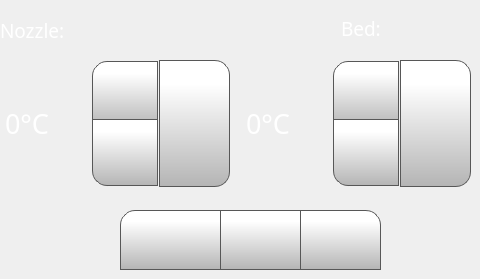
      <widget class="QWidget" name="temperatureTab">
       <attribute name="icon">
        <iconset>
         <normaloff>templates/img/thermometer.png</normaloff>
         <normalon>templates/img/thermometer_Selected.png</normalon>templates/img/thermometer.png</iconset>
       </attribute>
       <attribute name="title">
        <string/>
       </attribute>
       <widget class="QLabel" name="toolLabel">
        <property name="geometry">
         <rect>
          <x>0</x>
          <y>20</y>
          <width>70</width>
          <height>21</height>
         </rect>
        </property>
        <property name="font">
         <font>
          <family>Gotham Light</family>
          <pointsize>14</pointsize>
          <weight>50</weight>
          <bold>false</bold>
         </font>
        </property>
        <property name="styleSheet">
         <string notr="true">color: rgb(255, 255, 255);</string>
        </property>
        <property name="text">
         <string>Nozzle:</string>
        </property>
       </widget>
       <widget class="QPushButton" name="cooldownButton">
        <property name="geometry">
         <rect>
          <x>120</x>
          <y>210</y>
          <width>101</width>
          <height>60</height>
         </rect>
        </property>
        <property name="minimumSize">
         <size>
          <width>0</width>
          <height>0</height>
         </size>
        </property>
        <property name="font">
         <font>
          <family>Gotham</family>
          <pointsize>15</pointsize>
         </font>
        </property>
        <property name="styleSheet">
         <string notr="true">QPushButton {
    border: 1px solid rgb(87, 87, 87);
	background-color: qlineargradient(spread:pad, x1:0, y1:1, x2:0, y2:0.188, stop:0 rgba(180, 180, 180, 255), stop:1 rgba(255, 255, 255, 255));
border-top-left-radius: 15px;
}

QPushButton:pressed {
    background-color: qlineargradient(x1: 0, y1: 0, x2: 0, y2: 1,
                                      stop: 0 #dadbde, stop: 1 #f6f7fa);
}

QPushButton:flat {
    border: none; /* no border for a flat push button */
}

QPushButton:default {
    border-color: navy; /* make the default button prominent */
}

QPushButton:focus {
	outline: none;
}</string>
        </property>
        <property name="text">
         <string/>
        </property>
        <property name="icon">
         <iconset>
          <normaloff>templates/img/snowflake.png</normaloff>templates/img/snowflake.png</iconset>
        </property>
        <property name="iconSize">
         <size>
          <width>40</width>
          <height>40</height>
         </size>
        </property>
       </widget>
       <widget class="QPushButton" name="fanOffButton">
        <property name="geometry">
         <rect>
          <x>300</x>
          <y>210</y>
          <width>81</width>
          <height>60</height>
         </rect>
        </property>
        <property name="minimumSize">
         <size>
          <width>0</width>
          <height>0</height>
         </size>
        </property>
        <property name="font">
         <font>
          <family>Gotham</family>
          <pointsize>15</pointsize>
         </font>
        </property>
        <property name="styleSheet">
         <string notr="true">QPushButton {
     border: 1px solid rgb(87, 87, 87);

	background-color: qlineargradient(spread:pad, x1:0, y1:1, x2:0, y2:0.188, stop:0 rgba(180, 180, 180, 255), stop:1 rgba(255, 255, 255, 255));
border-top-right-radius: 15px;
}

QPushButton:pressed {
    background-color: qlineargradient(x1: 0, y1: 0, x2: 0, y2: 1,
                                      stop: 0 #dadbde, stop: 1 #f6f7fa);
}

QPushButton:flat {
    border: none; /* no border for a flat push button */
}

QPushButton:default {
    border-color: navy; /* make the default button prominent */
}

QPushButton:focus {
	outline: none;
}</string>
        </property>
        <property name="text">
         <string/>
        </property>
        <property name="icon">
         <iconset>
          <normaloff>templates/img/fan-black-silhouette-off.png</normaloff>templates/img/fan-black-silhouette-off.png</iconset>
        </property>
        <property name="iconSize">
         <size>
          <width>40</width>
          <height>40</height>
         </size>
        </property>
        <property name="checkable">
         <bool>false</bool>
        </property>
        <property name="autoDefault">
         <bool>false</bool>
        </property>
        <property name="default">
         <bool>false</bool>
        </property>
        <property name="flat">
         <bool>false</bool>
        </property>
       </widget>
       <widget class="QPushButton" name="fanOnButton">
        <property name="geometry">
         <rect>
          <x>220</x>
          <y>210</y>
          <width>81</width>
          <height>60</height>
         </rect>
        </property>
        <property name="minimumSize">
         <size>
          <width>0</width>
          <height>0</height>
         </size>
        </property>
        <property name="font">
         <font>
          <family>Gotham</family>
          <pointsize>15</pointsize>
         </font>
        </property>
        <property name="styleSheet">
         <string notr="true">QPushButton {
     border: 1px solid rgb(87, 87, 87);

	background-color: qlineargradient(spread:pad, x1:0, y1:1, x2:0, y2:0.188, stop:0 rgba(180, 180, 180, 255), stop:1 rgba(255, 255, 255, 255));
}

QPushButton:pressed {
    background-color: qlineargradient(x1: 0, y1: 0, x2: 0, y2: 1,
                                      stop: 0 #dadbde, stop: 1 #f6f7fa);
}

QPushButton:flat {
    border: none; /* no border for a flat push button */
}

QPushButton:default {
    border-color: navy; /* make the default button prominent */
}

QPushButton:focus {
	outline: none;
}</string>
        </property>
        <property name="text">
         <string/>
        </property>
        <property name="icon">
         <iconset>
          <normaloff>templates/img/fan-black-silhouette.png</normaloff>templates/img/fan-black-silhouette.png</iconset>
        </property>
        <property name="iconSize">
         <size>
          <width>40</width>
          <height>40</height>
         </size>
        </property>
        <property name="checkable">
         <bool>false</bool>
        </property>
        <property name="autoDefault">
         <bool>false</bool>
        </property>
        <property name="default">
         <bool>false</bool>
        </property>
        <property name="flat">
         <bool>false</bool>
        </property>
       </widget>
       <widget class="QSpinBox" name="toolTempSpinBox">
        <property name="geometry">
         <rect>
          <x>0</x>
          <y>58</y>
          <width>161</width>
          <height>131</height>
         </rect>
        </property>
        <property name="font">
         <font>
          <family>Gotham</family>
          <pointsize>20</pointsize>
         </font>
        </property>
        <property name="styleSheet">
         <string notr="true">QSpinBox {
    padding-right: 5px; /* make room for the arrows */
	color: rgb(255, 255, 255);
	background-color: rgba(255, 255, 255, 0);
   
}
QSpinBox ::text:selected {
	/* background-color: rgb(255, 146, 57); */
   background-color: rgb(40, 40, 40);
}
QSpinBox::up-button {
     border: 1px solid rgb(87, 87, 87);


	background-color: qlineargradient(spread:pad, x1:0, y1:1, x2:0, y2:0.188, stop:0 rgba(180, 180, 180, 255), stop:1 rgba(255, 255, 255, 255));
    width: 60px;
     height: 61px;
    padding: 2px;
border-top-left-radius: 15px;
}

QSpinBox::up-arrow { image: url(./templates/img/arrows.png);
    width: 40px;
     height: 40px;
padding: 5px; }



QSpinBox::up-button:pressed {
    background-color: qlineargradient(x1: 0, y1: 0, x2: 0, y2: 1,
                                      stop: 0 #dadbde, stop: 1 #f6f7fa);
}


QSpinBox::down-button {
     border: 1px solid rgb(87, 87, 87);
border-bottom-left-radius: 15px;
	background-color: qlineargradient(spread:pad, x1:0, y1:1, x2:0, y2:0.188, stop:0 rgba(180, 180, 180, 255), stop:1 rgba(255, 255, 255, 255));
    width: 60px;
     height: 61px;
    padding: 2px;
}

QSpinBox::down-arrow {image: url(./templates/img/arrows-5.png);
    width: 40px;
     height: 40px;
padding: 5px;
}

QSpinBox::down-button:pressed {
    background-color: qlineargradient(x1: 0, y1: 0, x2: 0, y2: 1,
                                      stop: 0 #dadbde, stop: 1 #f6f7fa);

}

</string>
        </property>
        <property name="readOnly">
         <bool>false</bool>
        </property>
        <property name="buttonSymbols">
         <enum>QAbstractSpinBox::UpDownArrows</enum>
        </property>
        <property name="accelerated">
         <bool>true</bool>
        </property>
        <property name="suffix">
         <string>°C</string>
        </property>
        <property name="maximum">
         <number>300</number>
        </property>
        <property name="singleStep">
         <number>1</number>
        </property>
        <property name="value">
         <number>0</number>
        </property>
       </widget>
       <widget class="QPushButton" name="setToolTempButton">
        <property name="geometry">
         <rect>
          <x>159</x>
          <y>60</y>
          <width>71</width>
          <height>127</height>
         </rect>
        </property>
        <property name="font">
         <font>
          <family>Gotham</family>
          <pointsize>13</pointsize>
         </font>
        </property>
        <property name="styleSheet">
         <string notr="true">QPushButton {
     border: 1px solid rgb(87, 87, 87);
	background-color: qlineargradient(spread:pad, x1:0, y1:1, x2:0, y2:0.188, stop:0 rgba(180, 180, 180, 255), stop:1 rgba(255, 255, 255, 255));
border-bottom-right-radius: 15px;
border-top-right-radius: 15px;

}

QPushButton:pressed {
    background-color: qlineargradient(x1: 0, y1: 0, x2: 0, y2: 1,
                                      stop: 0 #dadbde, stop: 1 #f6f7fa);
}

QPushButton:flat {
    border: none; /* no border for a flat push button */
}

QPushButton:default {
    border-color: navy; /* make the default button prominent */
}

QPushButton:focus {
	outline: none;
}</string>
        </property>
        <property name="text">
         <string/>
        </property>
        <property name="icon">
         <iconset>
          <normaloff>templates/img/verification-mark.png</normaloff>templates/img/verification-mark.png</iconset>
        </property>
        <property name="iconSize">
         <size>
          <width>50</width>
          <height>50</height>
         </size>
        </property>
       </widget>
       <widget class="QSpinBox" name="bedTempSpinBox">
        <property name="geometry">
         <rect>
          <x>241</x>
          <y>58</y>
          <width>161</width>
          <height>131</height>
         </rect>
        </property>
        <property name="font">
         <font>
          <family>Gotham</family>
          <pointsize>20</pointsize>
         </font>
        </property>
        <property name="styleSheet">
         <string notr="true">QSpinBox {
    padding-right: 5px; /* make room for the arrows */
	color: rgb(255, 255, 255);
	background-color: rgba(255, 255, 255, 0);
   
}
QSpinBox ::text:selected {
	background-color: rgb(255, 146, 57);
   
}
QSpinBox::up-button {
     border: 1px solid rgb(87, 87, 87);

border-top-left-radius: 15px;
	background-color: qlineargradient(spread:pad, x1:0, y1:1, x2:0, y2:0.188, stop:0 rgba(180, 180, 180, 255), stop:1 rgba(255, 255, 255, 255));
    width: 60px;
     height: 61px;
    padding: 2px;
}

QSpinBox::up-arrow { image: url(./templates/img/arrows.png);
    width: 40px;
     height: 40px;
padding: 5px; }



QSpinBox::up-button:pressed {
    background-color: qlineargradient(x1: 0, y1: 0, x2: 0, y2: 1,
                                      stop: 0 #dadbde, stop: 1 #f6f7fa);
}


QSpinBox::down-button {
     border: 1px solid rgb(87, 87, 87);
border-bottom-left-radius: 15px;
	background-color: qlineargradient(spread:pad, x1:0, y1:1, x2:0, y2:0.188, stop:0 rgba(180, 180, 180, 255), stop:1 rgba(255, 255, 255, 255));
    width: 60px;
     height: 61px;
    padding: 2px;
}

QSpinBox::down-arrow {image: url(./templates/img/arrows-5.png);
    width: 40px;
     height: 40px;
padding: 5px;
}

QSpinBox::down-button:pressed {
    background-color: qlineargradient(x1: 0, y1: 0, x2: 0, y2: 1,
                                      stop: 0 #dadbde, stop: 1 #f6f7fa);

}

</string>
        </property>
        <property name="readOnly">
         <bool>false</bool>
        </property>
        <property name="buttonSymbols">
         <enum>QAbstractSpinBox::UpDownArrows</enum>
        </property>
        <property name="accelerated">
         <bool>true</bool>
        </property>
        <property name="suffix">
         <string>°C</string>
        </property>
        <property name="maximum">
         <number>150</number>
        </property>
        <property name="singleStep">
         <number>1</number>
        </property>
        <property name="value">
         <number>0</number>
        </property>
       </widget>
       <widget class="QLabel" name="bedLabel_2">
        <property name="geometry">
         <rect>
          <x>341</x>
          <y>18</y>
          <width>70</width>
          <height>21</height>
         </rect>
        </property>
        <property name="font">
         <font>
          <family>Gotham Light</family>
          <pointsize>14</pointsize>
          <weight>50</weight>
          <bold>false</bold>
         </font>
        </property>
        <property name="styleSheet">
         <string notr="true">color: rgb(255, 255, 255);</string>
        </property>
        <property name="text">
         <string>Bed:</string>
        </property>
       </widget>
       <widget class="QPushButton" name="setBedTempButton">
        <property name="geometry">
         <rect>
          <x>400</x>
          <y>60</y>
          <width>71</width>
          <height>127</height>
         </rect>
        </property>
        <property name="font">
         <font>
          <family>Gotham</family>
          <pointsize>13</pointsize>
         </font>
        </property>
        <property name="styleSheet">
         <string notr="true">QPushButton {
     border: 1px solid rgb(87, 87, 87);
	background-color: qlineargradient(spread:pad, x1:0, y1:1, x2:0, y2:0.188, stop:0 rgba(180, 180, 180, 255), stop:1 rgba(255, 255, 255, 255));
border-top-right-radius: 15px;
border-bottom-right-radius: 15px;

}

QPushButton:pressed {
    background-color: qlineargradient(x1: 0, y1: 0, x2: 0, y2: 1,
                                      stop: 0 #dadbde, stop: 1 #f6f7fa);
}

QPushButton:flat {
    border: none; /* no border for a flat push button */
}

QPushButton:default {
    border-color: navy; /* make the default button prominent */
}

QPushButton:focus {
	outline: none;
}</string>
        </property>
        <property name="text">
         <string/>
        </property>
        <property name="icon">
         <iconset>
          <normaloff>templates/img/verification-mark.png</normaloff>templates/img/verification-mark.png</iconset>
        </property>
        <property name="iconSize">
         <size>
          <width>50</width>
          <height>50</height>
         </size>
        </property>
       </widget>
       <zorder>toolLabel</zorder>
       <zorder>cooldownButton</zorder>
       <zorder>fanOffButton</zorder>
       <zorder>fanOnButton</zorder>
       <zorder>setToolTempButton</zorder>
       <zorder>toolTempSpinBox</zorder>
       <zorder>bedTempSpinBox</zorder>
       <zorder>bedLabel_2</zorder>
       <zorder>setBedTempButton</zorder>
      </widget>
